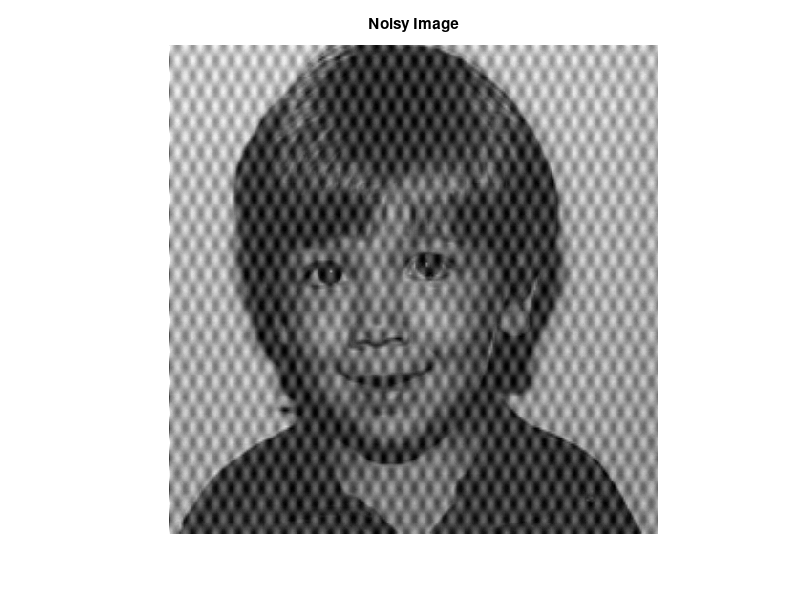
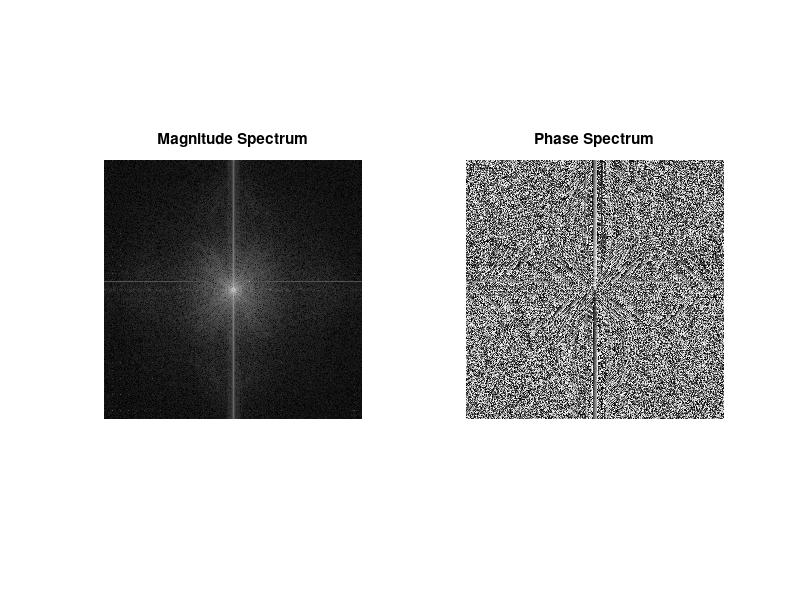

Write the MATLAB code that produced these figures, in order.
clc; clear; close all;
load('noisy_image.mat'); 
I = im2double(noisy_image);
figure;
imagesc(I); 
colormap(gray);
axis image off;
title('Noisy Image');

F = fft2(I);
F_shift = fftshift(F);
magF = abs(F_shift);
phaseF = angle(F_shift);
figure;
subplot(1,2,1);
imagesc(log(1 + magF));
colormap(gray);
axis image off;
title('Magnitude Spectrum');
subplot(1,2,2);
imagesc(phaseF);
colormap(gray);
axis image off;
title('Phase Spectrum');
